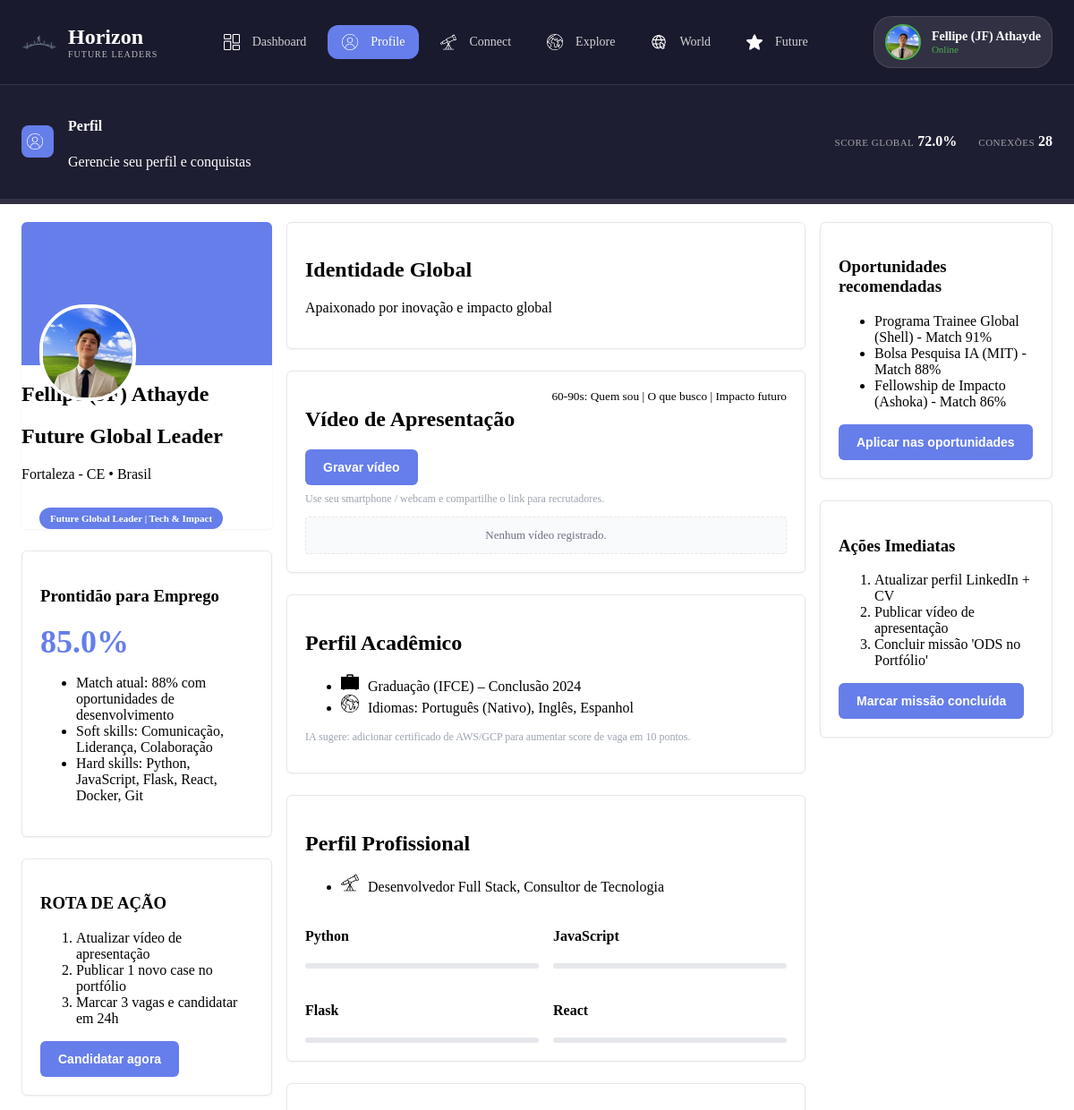
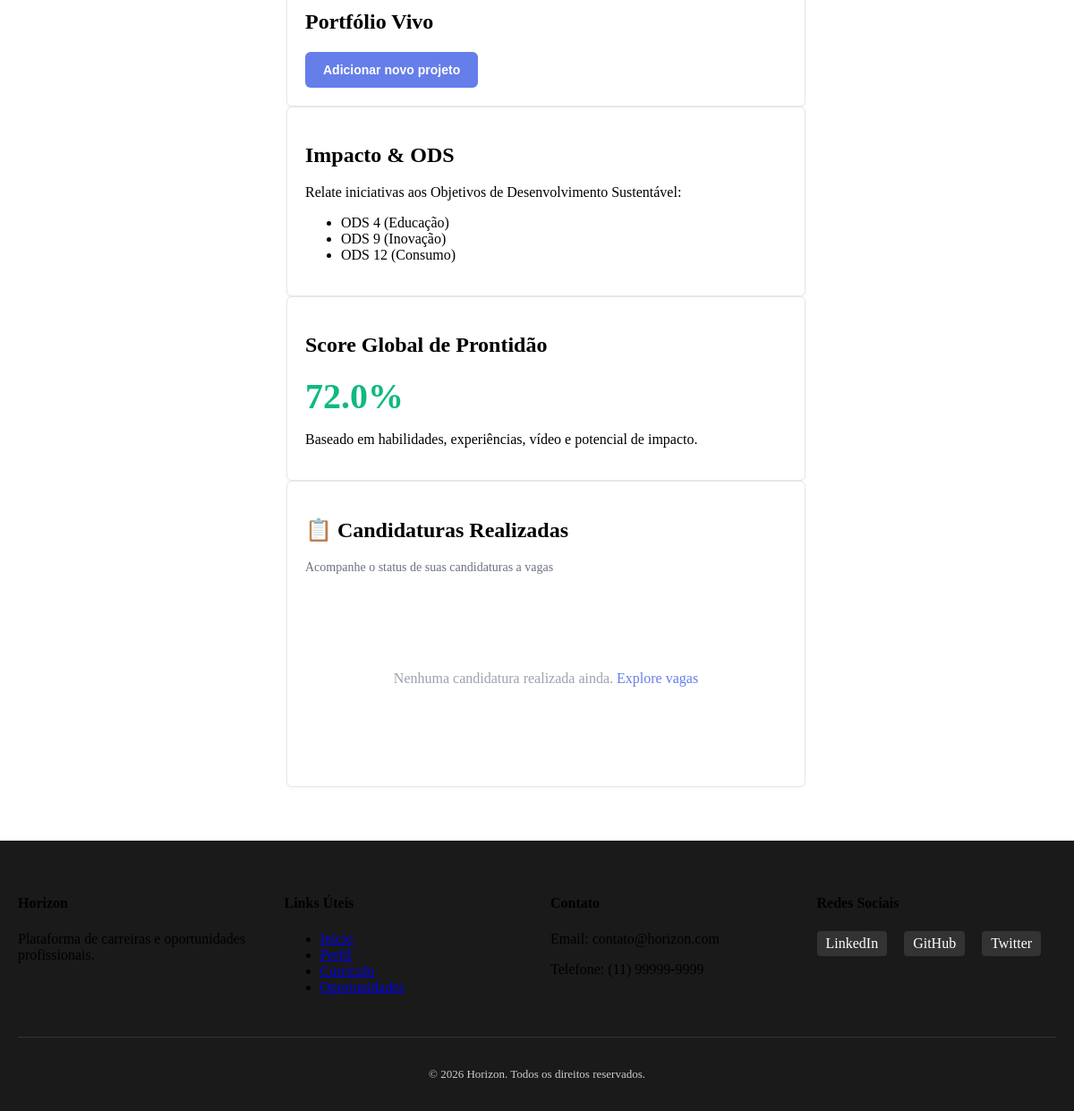
Screenshot of /profile (signed in) with the database file from the repository (2 pictures, top to bottom).
### models.py (models this page shows, shortened)
class User(UserMixin, db.Model):
    __tablename__ = 'users'
    id = db.Column(db.Integer, primary_key=True)
    username = db.Column(db.String(80), unique=True, nullable=False, index=True)
    email = db.Column(db.String(120), unique=True, nullable=False, index=True)
    password_hash = db.Column(db.String(255), nullable=False)
    nome_completo = db.Column(db.String(120), default='')
    cargo = db.Column(db.String(50), default='')
    localizacao = db.Column(db.String(100), default='Fortaleza - CE • Brasil')
    bio = db.Column(db.Text, default='')
    foto_perfil = db.Column(db.String(255), default='assets/jf.png')
    score_global = db.Column(db.Float, default=0.0)
    job_readiness = db.Column(db.Float, default=0.0)
    conexoes_count = db.Column(db.Integer, default=0)
    nivel_academico = db.Column(db.String(100), default='')
    instituicao = db.Column(db.String(150), default='')
    ano_conclusao = db.Column(db.String(4), default='')
    idiomas = db.Column(db.Text, default='Português (Nativo)')
    skills = db.Column(db.Text, default='')
    experiencia = db.Column(db.Text, default='')
    projetos = db.Column(db.Text, default='')
    certificados = db.Column(db.Text, default='')
    video_apresentacao = db.Column(db.String(500), default='')
    interesses = db.Column(db.Text, default='')  # Comma-separated
    ods_foco = db.Column(db.Text, default='')  # Comma-separated
    ativo = db.Column(db.Boolean, default=True)
    created_at = db.Column(db.DateTime, default=datetime.utcnow)
    updated_at = db.Column(db.DateTime, default=datetime.utcnow, onupdate=datetime.utcnow)
    last_login = db.Column(db.DateTime)
    eventos = db.relationship('Event', backref='usuario', lazy=True, cascade='all, delete-orphan')
    tarefas = db.relationship('Task', backref='usuario', lazy=True, cascade='all, delete-orphan')
    notas = db.relationship('FlashNote', backref='usuario', lazy=True, cascade='all, delete-orphan')
    arquivos = db.relationship('FileUpload', backref='usuario', lazy=True, cascade='all, delete-orphan')
    candidaturas = db.relationship('JobApplication', backref='usuario', lazy=True, cascade='all, delete-orphan')
    def get_skills_list(self):
        return [s.strip() for s in self.skills.split(',') if s.strip()] if self.skills else []
    def get_interesses_list(self):
        return [i.strip() for i in self.interesses.split(',') if i.strip()] if self.interesses else []
    def get_ods_list(self):
        return [o.strip() for o in self.ods_foco.split(',') if o.strip()] if self.ods_foco else []

### app.py (the view)
    @app.route('/profile')
    @login_required
    def profile():
        return render_template('profile.html', user=current_user)

### templates/profile.html (shortened to what this page needs)
{% extends "model.html" %}
{% block header %}
{% include "header.html" %}
{% endblock %}
{% block content %}
<main class="profile-page">
    <aside class="profile-sidebar">
        <div class="card profile-summary">
            <div class="profile-picture">
                <img src="{{ url_for('static', filename=current_user.foto_perfil) }}" alt="Foto de Perfil">
            </div>
            <h1>{{ current_user.nome_completo or current_user.username }}</h1>
            <h2>{{ current_user.cargo or 'Membro da Plataforma' }}</h2>
            <p>{{ current_user.localizacao }}</p>
            <span class="chip">{{ current_user.cargo or 'Future Global Leader' }} | Tech & Impact</span>
        </div>
        <div class="card quick-stats">
            <h3>Prontidão para Emprego</h3>
            <p class="large-score" id="job-readiness">{{ current_user.job_readiness or 0 }}%</p>
            <ul>
                <li>Match atual: 88% com oportunidades de desenvolvimento</li>
                <li>Soft skills: Comunicação, Liderança, Colaboração</li>
                <li>Hard skills: {{ current_user.skills or 'Em construção' }}</li>
            </ul>
        </div>
        <div class="card attention">
            <h3>ROTA DE AÇÃO</h3>
            <ol>
                <li>Atualizar vídeo de apresentação</li>
                <li>Publicar 1 novo case no portfólio</li>
                <li>Marcar 3 vagas e candidatar em 24h</li>
            </ol>
            <button id="apply-jobs" class="btn">Candidatar agora</button>
        </div>
    </aside>
    <section class="profile-content">
        <div class="card section-identity">
            <h2>Identidade Global</h2>
            <p>{{ current_user.bio or 'Objetivo: Construir carreira global focando impacto social e inovação com escala.' }}</p>
        </div>
        <div class="card section-video">
            <div class="section-header">
                <h2>Vídeo de Apresentação</h2>
                <small>60-90s: Quem sou | O que busco | Impacto futuro</small>
            </div>
            <button id="record-profile-video" class="btn">Gravar vídeo</button>
            <p class="hint">Use seu smartphone / webcam e compartilhe o link para recrutadores.</p>
            <div class="video-state" id="profile-video-state">{% if current_user.video_apresentacao %}{{ current_user.video_apresentacao }}{% else %}Nenhum vídeo registrado.{% endif %}</div>
        </div>
        <div class="card section-academic">
            <h2>Perfil Acadêmico</h2>
            <ul>
                <li><img src="{{ url_for('static', filename='icons/resume.png') }}" alt="Bacharel" class="icon"> {{ current_user.nivel_academico or 'Nível acadêmico' }} ({{ current_user.instituicao or 'Instituição' }}) – Conclusão {{ current_user.ano_conclusao or '----' }}</li>
                <li><img src="{{ url_for('static', filename='icons/planet-earth.png') }}" alt="Idiomas" class="icon"> Idiomas: {{ current_user.idiomas }}</li>
            </ul>
            <p class="advice">IA sugere: adicionar certificado de AWS/GCP para aumentar score de vaga em 10 pontos.</p>
        </div>
        <div class="card section-professional">
            <h2>Perfil Profissional</h2>
            <ul>
                {% if current_user.experiencia %}
                <li><img src="{{ url_for('static', filename='icons/oportunites.png') }}" alt="Experiência" class="icon"> {{ current_user.experiencia }}</li>
                {% endif %}
            </ul>
            <div class="skill-grid">
                {% set skills_list = current_user.get_skills_list() %}
                {% for skill in skills_list[:4] %}
                <div>
                    <h4>{{ skill }}</h4>
                    <div class="skill-bar"></div>
                </div>
                {% endfor %}
            </div>
        </div>
        <div class="two-columns">
            <div class="card section-portfolio">
                <h2>Portfólio Vivo</h2>
                <button id="add-portfolio-item" class="btn">Adicionar novo projeto</button>
            </div>
            <div class="card section-ods">
                <h2>Impacto & ODS</h2>
                <p>Relate iniciativas aos Objetivos de Desenvolvimento Sustentável:</p>
                <ul>
                    {% for ods in current_user.get_ods_list() %}
                    <li>{{ ods }}</li>
                    {% endfor %}
                </ul>
            </div>
            <div class="card section-global-score">
                <h2>Score Global de Prontidão</h2>
                <div class="score-display" id="global-score">{{ current_user.score_global or 0 }}%</div>
                <p>Baseado em habilidades, experiências, vídeo e potencial de impacto.</p>
            </div>
            <div class="card section-applications">
                <h2>📋 Candidaturas Realizadas</h2>
                <p style="font-size: 14px; color: #6b7280; margin-bottom: 16px;">Acompanhe o status de suas candidaturas a vagas</p>
                <div id="applications-container" style="min-height: 200px; display: flex; align-items: center; justify-content: center; color: #9CA3AF;">
                </div>
            </div>
        </div>
    </section>
    <aside class="profile-actions">
        <div class="card">
            <h3>Oportunidades recomendadas</h3>
            <ul>
                <li>Programa Trainee Global (Shell) - Match 91%</li>
                <li>Bolsa Pesquisa IA (MIT) - Match 88%</li>
                <li>Fellowship de Impacto (Ashoka) - Match 86%</li>
            </ul>
            <button id="apply-recommended" class="btn">Aplicar nas oportunidades</button>
        </div>
        <div class="card">
            <h3>Ações Imediatas</h3>
            <ol>
                <li>Atualizar perfil LinkedIn + CV</li>
                <li>Publicar vídeo de apresentação</li>
                <li>Concluir missão 'ODS no Portfólio'</li>
            </ol>
            <button id="mark-ODS" class="btn">Marcar missão concluída</button>
        </div>
    </aside>
</main>
{% endblock %}
{% block footer %}
{% include "footer.html" %}
{% endblock %}

### templates/model.html (shortened to what this page needs)
<!DOCTYPE html>
<html lang="pt-br">
<head>
    <link rel="stylesheet" href="{{ url_for('static', filename='styles/header.css') }}">
    <link rel="stylesheet" href="{{ url_for('static', filename='styles/profile.css') }}">
    <link rel="stylesheet" href="{{ url_for('static', filename='styles/footer.css') }}">
</head>
<body>
    {% block header %}{% endblock %}
    {% block content %}{% endblock %}
    {% block footer %}{% endblock %}
</body>
</html>

### templates/header.html (shortened to what this page needs)
<header class="header">
    <div class="top-bar">
        <div class="logo">
            <img src="{{ url_for('static', filename='assets/logo.png') }}" alt="Horizon">
            <div class="logo-text">
                <span class="logo-main">Horizon</span>
                <span class="logo-subtitle">Future Leaders</span>
            </div>
        </div>
        <nav class="main-nav" id="main-nav">
            <a href="{{ url_for('home') }}" class="{% if request.endpoint == 'home' %}active{% endif %}">
                <img src="{{ url_for('static', filename='icons/dashboard.png') }}" alt="Dashboard" class="icon">
                <span>Dashboard</span>
            </a>
            <a href="{{ url_for('profile') }}" class="{% if request.endpoint == 'profile' %}active{% endif %}">
                <img src="{{ url_for('static', filename='icons/profile.png') }}" alt="Profile" class="icon">
                <span>Profile</span>
            </a>
            <a href="{{ url_for('connect') }}" class="{% if request.endpoint == 'connect' %}active{% endif %}">
                <img src="{{ url_for('static', filename='icons/oportunites.png') }}" alt="Connect" class="icon">
                <span>Connect</span>
            </a>
            <a href="{{ url_for('explore') }}" class="{% if request.endpoint == 'explore' %}active{% endif %}">
                <img src="{{ url_for('static', filename='icons/planet-earth.png') }}" alt="Explore" class="icon">
                <span>Explore</span>
            </a>
            <a href="{{ url_for('world') }}" class="{% if request.endpoint == 'world' %}active{% endif %}">
                <img src="{{ url_for('static', filename='icons/net.png') }}" alt="World" class="icon">
                <span>World</span>
            </a>
            <a href="{{ url_for('future') }}" class="{% if request.endpoint == 'future' %}active{% endif %}">
                <img src="{{ url_for('static', filename='icons/star.png') }}" alt="Future" class="icon"
                <span>Future</span>
            </a>
        </nav>
        <div class="user-profile">
            <img src="{{ url_for('static', filename=current_user.foto_perfil) }}" alt="Perfil" class="user-avatar">
            <div class="user-info">
                <span class="user-name">{{ current_user.nome_completo or current_user.username }}</span>
                <span class="user-status">Online</span>
            </div>
        </div>
    </div>
    <div class="page-indicator">
        <div class="page-info">
            <div class="page-icon">
                {% if request.endpoint == 'home' %}
                    <img src="{{ url_for('static', filename='icons/dashboard.png') }}" alt="Dashboard" class="icon">
                {% elif request.endpoint == 'profile' %}
                    <img src="{{ url_for('static', filename='icons/profile.png') }}" alt="Profile" class="icon">
                {% elif request.endpoint == 'connect' %}
                    <img src="{{ url_for('static', filename='icons/oportunites.png') }}" alt="Connect" class="icon">
                {% elif request.endpoint == 'explore' %}
                    <img src="{{ url_for('static', filename='icons/planet-earth.png') }}" alt="Explore" class="icon">
                {% elif request.endpoint == 'world' %}
                    <img src="{{ url_for('static', filename='icons/net.png') }}" alt="World" class="icon">
                {% elif request.endpoint == 'future' %}
                    <img src="{{ url_for('static', filename='icons/star.png') }}" alt="Future" class="icon">
                {% endif %}
            </div>
            <div class="page-details">
                <h4 class="page-title">
                    {% if request.endpoint == 'home' %}Dashboard{% elif request.endpoint == 'profile' %}Perfil{% elif request.endpoint == 'connect' %}Conectar{% elif request.endpoint == 'explore' %}Explorar{% elif request.endpoint == 'world' %}Horizon World{% elif request.endpoint == 'future' %}Horizon Future{% endif %}
                </h4>
                <p class="page-description">
                    {% if request.endpoint == 'home' %}Visão geral do seu progresso e oportunidades{% elif request.endpoint == 'profile' %}Gerencie seu perfil e conquistas{% elif request.endpoint == 'connect' %}Encontre oportunidades personalizadas{% elif request.endpoint == 'explore' %}Descubra oportunidades globais{% elif request.endpoint == 'world' %}Conecte-se com a comunidade{% elif request.endpoint == 'future' %}Contribua para o futuro da plataforma{% endif %}
                </p>
            </div>
        </div>
        <div class="page-stats">
            <div class="stat-item">
                <span class="stat-label">Score Global</span>
                <span class="stat-value">{{ current_user.score_global or 0 }}%</span>
            </div>
            <div class="stat-item">
                <span class="stat-label">Conexões</span>
                <span class="stat-value">{{ current_user.conexoes_count or 0 }}</span>
            </div>
        </div>
    </div>
    <div class="progress-container">
    </div>
</header>

### templates/footer.html
<footer class="footer">
    <div class="footer-content">
        <div class="footer-section">
            <h4>Horizon</h4>
            <p>Plataforma de carreiras e oportunidades profissionais.</p>
        </div>
        <div class="footer-section">
            <h4>Links Úteis</h4>
            <ul>
                <li><a href="/">Início</a></li>
                <li><a href="/profile">Perfil</a></li>
                <li><a href="/curriculum">Currículo</a></li>
                <li><a href="#oportunidades">Oportunidades</a></li>
            </ul>
        </div>
        <div class="footer-section">
            <h4>Contato</h4>
            <p>Email: contato@horizon.com</p>
            <p>Telefone: (11) 99999-9999</p>
        </div>
        <div class="footer-section">
            <h4>Redes Sociais</h4>
            <a href="#" class="social-link">LinkedIn</a>
            <a href="#" class="social-link">GitHub</a>
            <a href="#" class="social-link">Twitter</a>
        </div>
    </div>
    <div class="footer-bottom">
        <p>&copy; 2026 Horizon. Todos os direitos reservados.</p>
    </div>
</footer>

### rows the page displays
User: foto_perfil (picture), nome_completo "Fellipe (JF) Athayde", score_global "72.0", conexoes_count "28", cargo "Future Global Leader", localizacao "Fortaleza - CE • Brasil", job_readiness "85.0", skills "Python, JavaScript, Flask, React, Docker, Git", bio "Apaixonado por inovação e impacto global", nivel_academico "Graduação", instituicao "IFCE", ano_conclusao "2024", idiomas "Português (Nativo), Inglês, Espanhol", experiencia "Desenvolvedor Full Stack, Consultor de Tecnologia"

### other values shown
{{ skill }} "Python" "JavaScript" "Flask" "React"
{{ ods }} "ODS 4 (Educação)" "ODS 9 (Inovação)" "ODS 12 (Consumo)"
